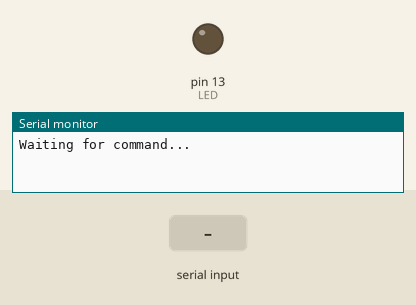
This sketch was run on a simulated Arduino Uno, built with avr-gcc and run on an emulated ATmega328P. Shown: output pins drawn as LEDs (lit = HIGH), the last lines printed to the serial monitor. Inputs (shaded band) come from the test bench.

Above: at 1.2 s.
1.3 s: "1" received over the second serial link
At 2.4 s:
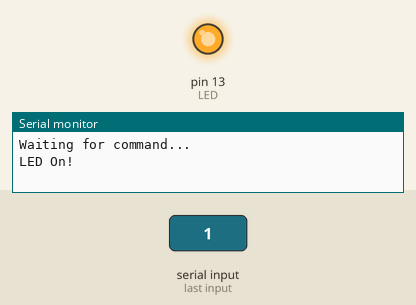
2.8 s: "0" received over the second serial link
At 3.2 s:
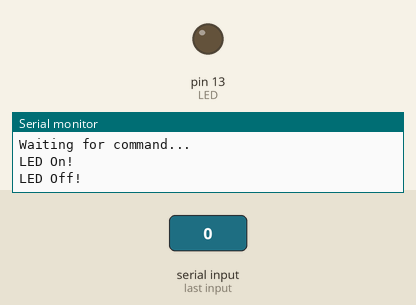
Timing chart, 0 to 5.8 s (numbered marks = the images above; inputs shaded):
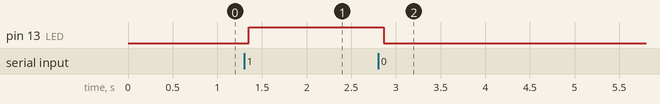

Measured:
- after the input at 1.3 s, pin 13 (LED): LOW → HIGH after 0.05 s
- after the input at 2.8 s, pin 13 (LED): HIGH → LOW after 0.06 s

The sketch:

BT_Tests.ino
```cpp
// Source for tutorial: https://www.teachmemicro.com/arduino-bluetooth/
// NOTE: Would need a BLE module to work with iOS devices.
// Using Serial BLuetooth Terminal for testing on Android.
//

/*
 * HC-05 Bluetooth module
 *
 * ###########################################################################
 * ####################### AT-COMMAND mode. ##################################
 * ###########################################################################
 *
 * AT commands are used to configure the HC-05 BT module.
 *
 * NOTE: Since we use the RX and TX pins in this example, we will write directly to Serial.
 *       For other applications we will write to SoftwareSerial.
 *
 * To enter AT-COMMAND mode:
 * 1. Upload an empty sketch to the Arduino. (Can not upload sketchs if ports 0 and 1 are in use)
 * 2. Unplug the Arduino from power and connect wires as follows:
 *      - Arduino GND to RESET  <=== Allows Arduino to become USB Serial adapter
 *      - Arduino RX to HC-05 RX
 *      - Arduino TX to HC-05 TX
 *      - Arduino 3.3V to HC-05 VCC
 *      - Arduino GND to HC-05 GND
 * 3. Hold the button on the HC-05 and plug the Arduino back in at the same time
 *      - Enters AT-COMMAND mode
 *      - If successful LED will blink 1 second on, 1 second off (on HC-05)
 * 4. Open the Arduino IDE Serial monitor (Ctrl-Shift-M)
 *      - Change the following settings in the Serial monitor:
 *        - baud rate to 38400
 *        - line endings to "Both NL & CR"
 *          - stands for newline and carriage return.
 *          Without these characters Serial communication will fail.
 * 5. Send the following commands:
 *    - AT
 *    response: OK, if ERROR, try again
 *    - AT+UART
 *    response: AT+9600,0,0  (baud rate 9600, this is good)
 *    ################## Other commands to try ################
 *    - AT+PSWD
 *    - AT+ADDR
 *    - AT+ROLE
 *    - AT+VERSION
 *    - AT+STATE
 *    - AT+CMODE      // Connection mode
 *
 *    ######################################################################
 *    ######################################################################
 *    ######################################################################
 *
 *
 */

// Uncomment empty script and upload if following AT-COMMAND example.
//void setup(){
//
//}
//
//void loop(){
//
//}
```

BT_DataMode.ino
```cpp
// source: https://www.teachmemicro.com/arduino-bluetooth/#Control_a_LED_via_Bluetooth_and_Android
# include <SoftwareSerial.h>

/*
 * Use this sketch to test a BT module after AT mode has been confirmed to work.
 * pins:
 *    - 12,11 see below
 *    - Arduino 3.3V to HC-05 VCC
 *    - Arduino GND to HC-05 GND
 *
 * TODO: We are supposed to be able to upload sketchs to the Arduino using BT.  I was unable to get this working.
 */

// Uncomment the following example for a demonstration of how SoftwareSerial works.


SoftwareSerial Bluetooth(12, 11); // RX, TX  (NOTE: RX is wired into HC-05 TXD,
                                  //                and TX is wired into HC-05 RXD)
                                  // RX = Recieve, TX = Transmission
int LED = 13; // The on-board LED
int Data; // Data recieved

void setup(){
  Bluetooth.begin(9600);
  Serial.begin(9600);
  Serial.println("Waiting for command...");
  Bluetooth.println("Send 1 to turn on the LED.  Send 0 to turn OFF");
  pinMode(LED, OUTPUT);
}

void loop(){
  if(Bluetooth.available()){ // Wait for data recieved
    Data=Bluetooth.read();
    if(Data=='1'){
      digitalWrite(LED,1);
      Serial.println("LED On!");
      Bluetooth.println("LED On!!");
    }
    else if(Data=='0'){
      digitalWrite(LED,0);
      Serial.println("LED Off!");
      Bluetooth.println("LED On D13 Off ! ");
    }
    else{;} // noop
  }
  delay(100);
}
```
